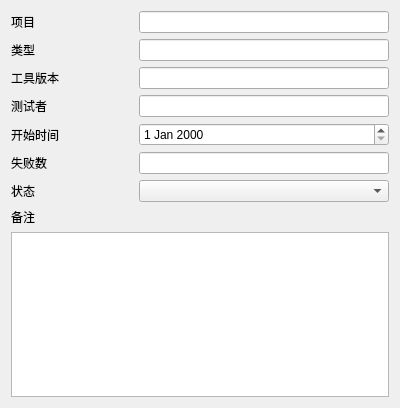
<?xml version="1.0" encoding="UTF-8"?>
<ui version="4.0">
 <class>ProjectEditWidget</class>
 <widget class="QWidget" name="ProjectEditWidget">
  <property name="geometry">
   <rect>
    <x>0</x>
    <y>0</y>
    <width>400</width>
    <height>408</height>
   </rect>
  </property>
  <property name="windowTitle">
   <string>Form</string>
  </property>
  <layout class="QGridLayout" name="gridLayout">
   <item row="0" column="0">
    <widget class="QLabel" name="label">
     <property name="text">
      <string>项目</string>
     </property>
    </widget>
   </item>
   <item row="0" column="1" colspan="2">
    <widget class="QLineEdit" name="lineEdit_project"/>
   </item>
   <item row="1" column="0">
    <widget class="QLabel" name="label_2">
     <property name="text">
      <string>类型</string>
     </property>
    </widget>
   </item>
   <item row="1" column="1" colspan="2">
    <widget class="QLineEdit" name="lineEdit_test"/>
   </item>
   <item row="2" column="0">
    <widget class="QLabel" name="label_3">
     <property name="text">
      <string>工具版本</string>
     </property>
    </widget>
   </item>
   <item row="2" column="1" colspan="2">
    <widget class="QLineEdit" name="lineEdit_toolVesrsion"/>
   </item>
   <item row="3" column="0">
    <widget class="QLabel" name="label_4">
     <property name="text">
      <string>测试者</string>
     </property>
    </widget>
   </item>
   <item row="3" column="1" colspan="2">
    <widget class="QLineEdit" name="lineEdit_tester"/>
   </item>
   <item row="5" column="0">
    <widget class="QLabel" name="label_5">
     <property name="text">
      <string>失败数</string>
     </property>
    </widget>
   </item>
   <item row="5" column="1" colspan="2">
    <widget class="QLineEdit" name="lineEdit_failureCount"/>
   </item>
   <item row="6" column="0">
    <widget class="QLabel" name="label_6">
     <property name="text">
      <string>状态</string>
     </property>
    </widget>
   </item>
   <item row="6" column="1" colspan="2">
    <widget class="QComboBox" name="cbox_status"/>
   </item>
   <item row="7" column="0">
    <widget class="QLabel" name="label_7">
     <property name="text">
      <string>备注</string>
     </property>
    </widget>
   </item>
   <item row="8" column="0" colspan="3">
    <widget class="QTextEdit" name="textEdit_summary"/>
   </item>
   <item row="4" column="0">
    <widget class="QLabel" name="label_8">
     <property name="text">
      <string>开始时间</string>
     </property>
    </widget>
   </item>
   <item row="4" column="1" colspan="2">
    <widget class="QDateEdit" name="dateEdit"/>
   </item>
  </layout>
 </widget>
 <resources/>
 <connections/>
</ui>
